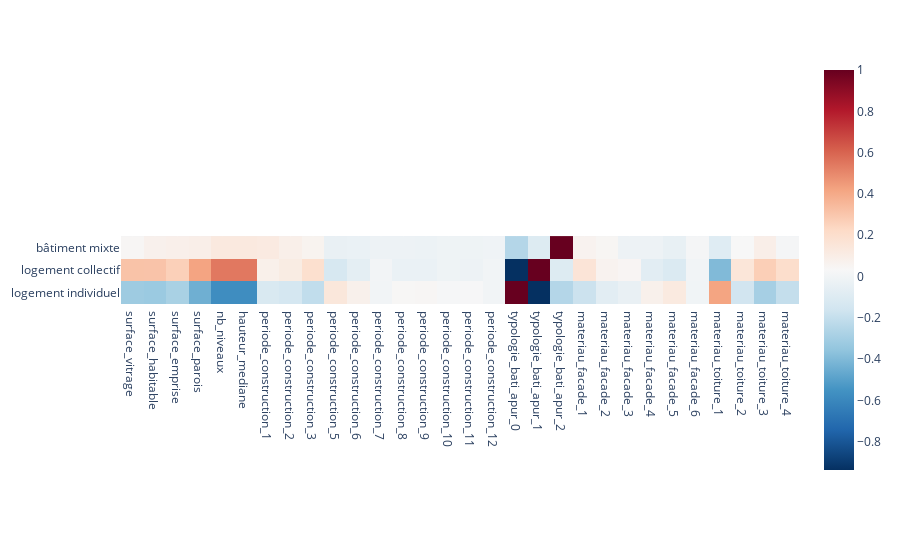

The code cell stored with this chart in its notebook:
### Markdown cell above
## Étude des corrélations

### Code cell
import geopandas as gpd
import pandas as pd
import plotly.express as px

DATA_AGG_PATH = os.path.join("_DATA_agg","BATIMENTS_GRAND_PARIS.gpkg")

# Chargement du jeu agrégé
buildings = gpd.read_file(DATA_AGG_PATH)

# Déclinaison des colonnes catégoriques en colonnes indicatrices pour chaque catégorie possible
# _______| typologie |   --->   _______| typologie_a | typologie_b |
# bati_1 | a         |   --->   bati_1 | 1           | 0           |
# bati_2 | b         |   --->   bati_2 | 0           | 1           |
cols_to_decline = ["periode_construction","typologie_bati_apur","materiau_facade","materiau_toiture"]
buildings[cols_to_decline] = buildings[cols_to_decline].astype("category")
buildings = pd.get_dummies(buildings,prefix=cols_to_decline)
buildings = buildings.drop(columns=["id","geometry"])
# Calcul des coefficients de corrélation
correlation = buildings.corr()
# Construction et export du corrélogramme global
fig = px.imshow(correlation, color_continuous_scale='RdBu_r')
fig.write_html(os.path.join("_OUTPUT", "matrice_corrélation.html"))

# Orientation du corrélogramme selon la destination du bâtiment
DESTINATIONS = {
    "typologie_bati_apur_2" : "bâtiment mixte",
    "typologie_bati_apur_1" : "logement collectif",
    "typologie_bati_apur_0" : "logement individuel"
}
correl_destination = correlation.loc[list(DESTINATIONS.keys())]
correl_destination = correl_destination.rename(index=DESTINATIONS)
# Construction et export du corrélogramme par destination du bâtiment
fig2 = px.imshow(correl_destination, color_continuous_scale='RdBu_r')
fig2.write_html(os.path.join("_OUTPUT", "matrice_corrélation_par_destination.html"))

fig2

### Figure 1 — Plotly figure (JSON) as saved in the notebook; plotly's stock layout.template omitted (floating-point values rounded to 4 significant figures)
{"data": [{"coloraxis": "coloraxis", "hovertemplate": "x: %{x}<br>y: %{y}<br>color: %{z}<extra></extra>", "name": "0", "type": "heatmap", "x": ["surface_vitrage", "surface_habitable", "surface_emprise", "surface_parois", "nb_niveaux", "hauteur_mediane", "periode_construction_1", "periode_construction_2", "periode_construction_3", "periode_construction_5", "periode_construction_6", "periode_construction_7", "periode_construction_8", "periode_construction_9", "periode_construction_10", "periode_construction_11", "periode_construction_12", "typologie_bati_apur_0", "typologie_bati_apur_1", "typologie_bati_apur_2", "materiau_facade_1", "materiau_facade_2", "materiau_facade_3", "materiau_facade_4", "materiau_facade_5", "materiau_facade_6", "materiau_toiture_1", "materiau_toiture_2", "materiau_toiture_3", "materiau_toiture_4"], "xaxis": "x", "y": ["bâtiment mixte", "logement collectif", "logement individuel"], "yaxis": "y", "z": [[0.04545, 0.07743, 0.085, 0.09359, 0.128, 0.128, 0.1193, 0.08906, 0.06196, -0.04108, -0.03566, -0.01699, -0.01935, -0.0255, -0.01501, -0.01312, -0.007474, -0.2518, -0.1023, 1, 0.06487, 0.04623, -0.017, -0.01926, -0.04275, 0.01416, -0.08899, 0.03178, 0.0914, 0.01473], [0.3111, 0.3098, 0.2634, 0.4206, 0.5446, 0.5446, 0.08237, 0.1111, 0.1936, -0.1326, -0.06783, 0.004047, -0.03463, -0.03592, -0.01585, -0.02017, 0.0007001, -0.9369, 1, -0.1023, 0.1601, 0.0634, 0.04961, -0.07348, -0.1104, -0.0008402, -0.3974, 0.1507, 0.27, 0.2039], [-0.3186, -0.3286, -0.2861, -0.4421, -0.5748, -0.5748, -0.122, -0.1394, -0.2101, 0.1435, 0.07852, 0.002031, 0.04049, 0.04391, 0.02069, 0.02424, 0.001945, 1, -0.9369, -0.2518, -0.1786, -0.07792, -0.04229, 0.07825, 0.1225, -0.004158, 0.4179, -0.1577, -0.2948, -0.2036]]}], "layout": {"coloraxis": {"colorscale": [[0, "rgb(5,48,97)"], [0.1, "rgb(33,102,172)"], [0.2, "rgb(67,147,195)"], [0.3, "rgb(146,197,222)"], [0.4, "rgb(209,229,240)"], [0.5, "rgb(247,247,247)"], [0.6, "rgb(253,219,199)"], [0.7, "rgb(244,165,130)"], [0.8, "rgb(214,96,77)"], [0.9, "rgb(178,24,43)"], [1, "rgb(103,0,31)"]]}, "margin": {"t": 60}, "xaxis": {"anchor": "y", "constrain": "domain", "domain": [0, 1], "scaleanchor": "y"}, "yaxis": {"anchor": "x", "autorange": "reversed", "constrain": "domain", "domain": [0, 1]}}}
